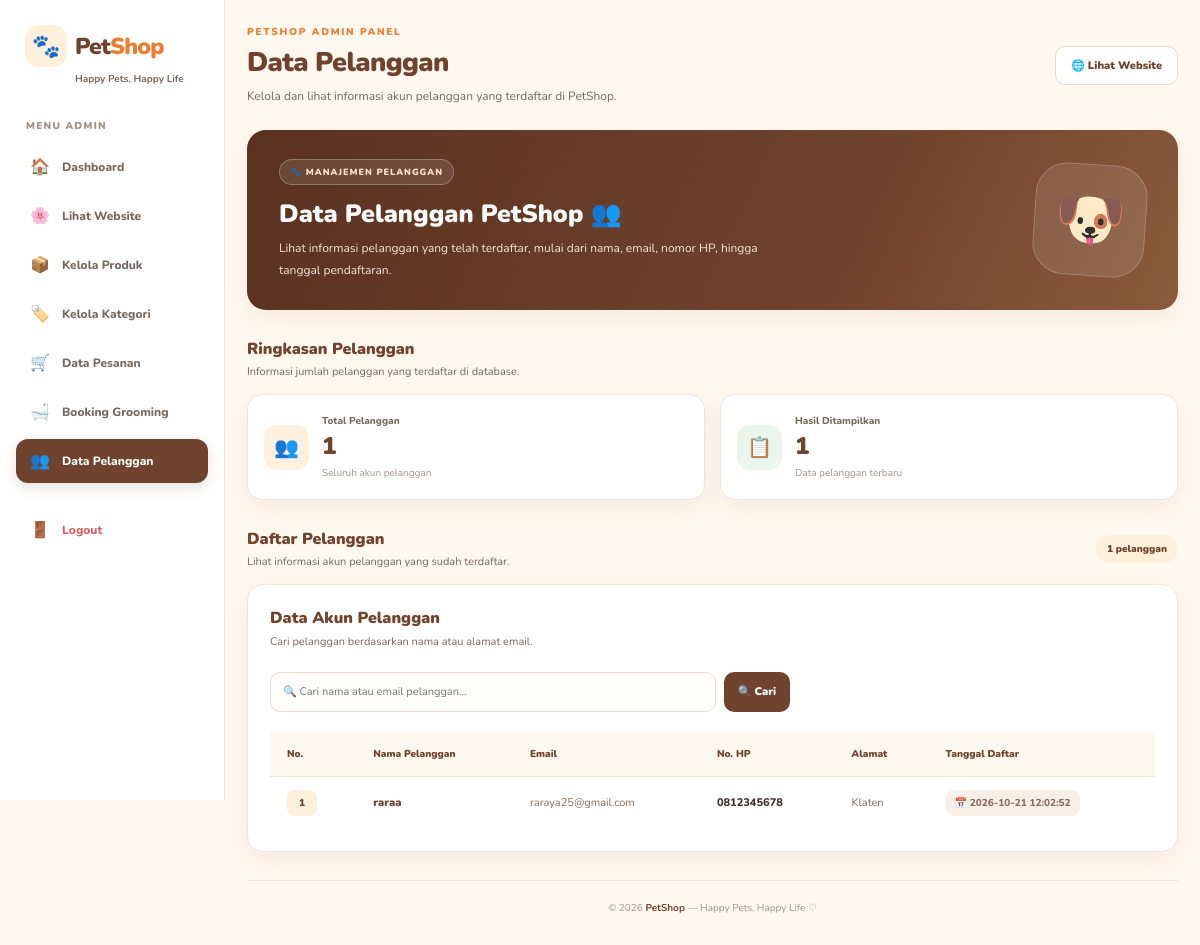
/admin/pelanggan.php (signed in), run on the app's committed database.
### tables this page shows
CREATE TABLE `users` (
  `id` int NOT NULL,
  `nama` varchar(100) NOT NULL,
  `email` varchar(100) NOT NULL,
  `password` varchar(255) NOT NULL,
  `role` enum('admin','pelanggan') DEFAULT 'pelanggan',
  `alamat` text,
  `no_hp` varchar(20) DEFAULT NULL,
  `created_at` timestamp NULL DEFAULT CURRENT_TIMESTAMP
);

### admin/pelanggan.php (the view, shortened to what this page needs)
<?php
require_once __DIR__ . '/../config/koneksi.php';
function e($value)
{
    return htmlspecialchars((string)($value ?? ''), ENT_QUOTES, 'UTF-8');
}
$cari = trim($_GET['cari'] ?? '');
$error = '';
$daftarPelanggan = [];
if ($cari !== '') {
    $kata = '%' . $cari . '%';
    $stmt = mysqli_prepare(
        $koneksi,
        "SELECT id, nama, email, no_hp, alamat, created_at
         FROM users
         WHERE role = 'pelanggan'
           AND (nama LIKE ? OR email LIKE ?)
         ORDER BY id DESC"
    );
    if ($stmt) {
        mysqli_stmt_bind_param($stmt, 'ss', $kata, $kata);
        if (mysqli_stmt_execute($stmt)) {
            $hasil = mysqli_stmt_get_result($stmt);
            while ($row = mysqli_fetch_assoc($hasil)) {
                $daftarPelanggan[] = $row;
            }
        } else {
            $error = 'Data pelanggan gagal dimuat. Silakan coba kembali.';
        }
        mysqli_stmt_close($stmt);
    } else {
        $error = 'Data pelanggan gagal dimuat. Periksa struktur database.';
    }
} else {
    $hasil = mysqli_query(
        $koneksi,
        "SELECT id, nama, email, no_hp, alamat, created_at
         FROM users
         WHERE role = 'pelanggan'
         ORDER BY id DESC"
    );
    if ($hasil) {
        while ($row = mysqli_fetch_assoc($hasil)) {
            $daftarPelanggan[] = $row;
        }
    } else {
        $error = 'Data pelanggan gagal dimuat. Periksa struktur database.';
    }
}
$totalPelanggan = count($daftarPelanggan);
$totalSemuaPelanggan = 0;
$queryTotal = mysqli_query(
    $koneksi,
    "SELECT COUNT(*) AS total
     FROM users
     WHERE role = 'pelanggan'"
);
if ($queryTotal) {
    $dataTotal = mysqli_fetch_assoc($queryTotal);
    $totalSemuaPelanggan = (int)($dataTotal['total'] ?? 0);
}
$halamanAktif = basename($_SERVER['PHP_SELF']);
?>
<!DOCTYPE html>
<html lang="id">
<head>
</head>
<body>
<aside class="sidebar">
    <a href="dashboard.php" class="brand">
        <span class="brand-icon">🐾</span>
        <span class="brand-name">Pet<span>Shop</span></span>
        <small>Happy Pets, Happy Life</small>
    </a>
    <p class="menu-label">MENU ADMIN</p>
    <a href="dashboard.php"
       class="side-link <?= $halamanAktif === 'dashboard.php' ? 'active' : '' ?>">
        <span class="side-icon">🏠</span> Dashboard
    </a>
    <a href="../index.php" class="side-link">
        <span class="side-icon">🌸</span> Lihat Website
    </a>
    <a href="produk.php"
       class="side-link <?= $halamanAktif === 'produk.php' ? 'active' : '' ?>">
        <span class="side-icon">📦</span> Kelola Produk
    </a>
    <a href="kategori.php"
       class="side-link <?= $halamanAktif === 'kategori.php' ? 'active' : '' ?>">
        <span class="side-icon">🏷️</span> Kelola Kategori
    </a>
    <a href="pesanan.php"
       class="side-link <?= $halamanAktif === 'pesanan.php' ? 'active' : '' ?>">
        <span class="side-icon">🛒</span> Data Pesanan
    </a>
    <a href="booking_grooming.php"
       class="side-link <?= $halamanAktif === 'booking_grooming.php' ? 'active' : '' ?>">
        <span class="side-icon">🛁</span> Booking Grooming
    </a>
    <a href="pelanggan.php"
       class="side-link <?= $halamanAktif === 'pelanggan.php' ? 'active' : '' ?>">
        <span class="side-icon">👥</span> Data Pelanggan
    </a>
    <a href="../logout.php" class="side-link logout">
        <span class="side-icon">🚪</span> Logout
    </a>
</aside>
<main class="dashboard-main">
    <header class="topbar">
        <div>
            <p class="eyebrow">PETSHOP ADMIN PANEL</p>
            <h1>Data Pelanggan</h1>
            <p class="header-subtitle">
                Kelola dan lihat informasi akun pelanggan yang terdaftar di PetShop.
            </p>
        </div>
        <a href="../index.php" class="website-button">
            🌐 Lihat Website
        </a>
    </header>
    <section class="welcome-panel">
        <div class="welcome-content">
            <span class="welcome-tag">🐾 MANAJEMEN PELANGGAN</span>
            <h2>Data Pelanggan PetShop 👥</h2>
            <p>
                Lihat informasi pelanggan yang telah terdaftar,
                mulai dari nama, email, nomor HP, hingga tanggal pendaftaran.
            </p>
        </div>
        <div class="welcome-art">🐶</div>
    </section>
    <section class="section-block">
        <div class="section-heading">
            <div>
                <h2>Ringkasan Pelanggan</h2>
                <p>Informasi jumlah pelanggan yang terdaftar di database.</p>
            </div>
        </div>
        <div class="stats-grid">
            <article class="stat-card">
                <div class="stat-icon icon-orange">👥</div>
                <div>
                    <p>Total Pelanggan</p>
                    <strong><?= number_format($totalSemuaPelanggan, 0, ',', '.') ?></strong>
                    <small>Seluruh akun pelanggan</small>
                </div>
            </article>
            <article class="stat-card">
                <div class="stat-icon icon-green">📋</div>
                <div>
                    <p>Hasil Ditampilkan</p>
                    <strong><?= number_format($totalPelanggan, 0, ',', '.') ?></strong>
                    <small>
                        <?= $cari !== '' ? 'Hasil pencarian' : 'Data pelanggan terbaru' ?>
                    </small>
                </div>
            </article>
        </div>
    </section>
    <section class="section-block">
        <div class="section-heading">
            <div>
                <h2>Daftar Pelanggan</h2>
                <p>Lihat informasi akun pelanggan yang sudah terdaftar.</p>
            </div>
            <span class="count-label">
                <?= number_format($totalPelanggan, 0, ',', '.') ?> pelanggan
            </span>
        </div>
        <div class="card">
            <div class="panel-heading">
                <div>
                    <h2>Data Akun Pelanggan</h2>
                    <p>
                        Cari pelanggan berdasarkan nama atau alamat email.
                    </p>
                </div>
            </div>
            <form action="pelanggan.php" method="GET" class="search-form"
                  style="max-width: 520px; margin-bottom: 20px;">
                <input
                    type="text"
                    name="cari"
                    placeholder="🔍 Cari nama atau email pelanggan..."
                    value="<?= e($cari) ?>"
                    aria-label="Cari nama atau email pelanggan"
                >
                <button type="submit" class="search-button">
                    🔍 Cari
                </button>
            </form>
            <?php if ($error !== ''): ?>
                <div class="alert">
                    <span>⚠️</span>
                    <span><?= e($error) ?></span>
                </div>
            <?php else: ?>
                <div class="table-responsive">
                    <table>
                        <thead>
                            <tr>
                                <th>No.</th>
                                <th>Nama Pelanggan</th>
                                <th>Email</th>
                                <th>No. HP</th>
                                <th>Alamat</th>
                                <th>Tanggal Daftar</th>
                            </tr>
                        </thead>
                        <tbody>
                            <?php foreach ($daftarPelanggan as $index => $row): ?>
                                <tr>
                                    <td>
                                        <span class="number-badge">
                                            <?= $index + 1 ?>
                                        </span>
                                    </td>
                                    <td>
                                        <strong class="customer-name">
                                            <?= e($row['nama']) ?>
                                        </strong>
                                    </td>
                                    <td>
                                        <span class="customer-email">
                                            <?= e($row['email']) ?>
                                        </span>
                                    </td>
                                    <td>
                                        <span class="customer-phone">
                                            <?= e($row['no_hp'] ?: '-') ?>
                                        </span>
                                    </td>
                                    <td>
                                        <span
                                            class="customer-address"
                                            title="<?= e($row['alamat'] ?: '-') ?>"
                                        >
                                            <?= e($row['alamat'] ?: '-') ?>
                                        </span>
                                    </td>
                                    <td>
                                        <span class="date-badge">
                                            📅 <?= e($row['created_at'] ?: '-') ?>
                                        </span>
                                    </td>
                                </tr>
                            <?php endforeach; ?>
                        </tbody>
                    </table>
                </div>
            <?php endif; ?>
        </div>
    </section>
    <footer class="dashboard-footer">
        © <?= date('Y') ?> <strong>PetShop</strong>
        — Happy Pets, Happy Life ♡
    </footer>
</main>
</body>
</html>

### data on the page
users: nama "raraa", email "raraya25@gmail.com", no_hp "0812345678", alamat "Klaten", created_at "2026-10-21 12:02:52"

### other printed values
$totalSemuaPelanggan "1"
$totalPelanggan "1"
